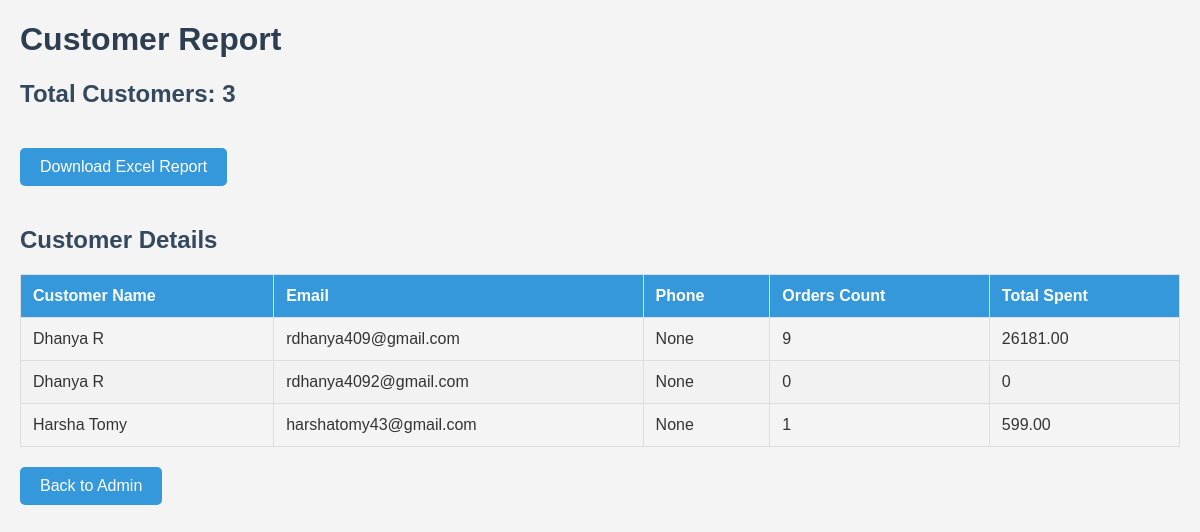
Page /customer_report/ on the committed database.
### kow_app/models.py (models this page shows, shortened)
class Customer(models.Model):
    user = models.OneToOneField(User, on_delete=models.CASCADE, null=True)
    first_name = models.CharField(max_length=100)
    last_name = models.CharField(max_length=100)
    email = models.EmailField(unique=True)
    phone = models.CharField(max_length=12, null=True)
    password = models.CharField(max_length=100)
    address = models.CharField(max_length=255, null=True, blank=True)

### kow_app/views.py (the view)
# urls.py: path('customer_report/', customer_report, name='customer_report'),
def customer_report(request):
    if request.GET.get('download') == 'true':
        return download_customer_report()
    customers = Customer.objects.all()
    customer_data = []
    for customer in customers:
        orders = Order.objects.filter(customer=customer)
        customer_data.append({
            'customer': customer,
            'order_count': orders.count(),
            'total_spent': sum(order.total_amount for order in orders),
        })
    context = {
        'customers': customer_data,
        'total_customers': customers.count(),
    }
    return render(request, 'customer_report.html', context)

### kow_app/context_processors.py (called while the page is built)
def counter(request):
    item_count = 0
    if 'admin' in request.path:
        return {}
    else:
        try:
            cart = Cart.objects.filter(cart_id=_cart_id(request))
            cart_items = CartItem.objects.all().filter(cart=cart[:1])
            for cart_item in cart_items:
                item_count += cart_item.quantity
        except Cart.DoesNotExist:
            item_count = 0
    return dict(item_count=item_count)

def menu_links(request):
    links = Category.objects.all()
    return dict(links=links)

### seller/context_processors.py (called while the page is built)
def seller_processor(request):
    try:
        seller = request.user.seller
        notifications = SellerNotification.objects.filter(receiver=seller.user)
        notification_count = SellerNotification.objects.count()
        context = {
            'seller': seller,
            'notifications': notifications,
            'notification_count': notification_count,
        }
        return context
    except:
        return {'seller': 'Not a Seller'}

### templates/customer_report.html (shortened to what this page needs)
<!DOCTYPE html>
<html lang="en">
<head>
</head>
<body>
    <h1>Customer Report</h1>
    <h2>Total Customers: {{ total_customers }}</h2>
    <a href="{% url 'customer_report' %}?download=true" class="btn">Download Excel Report</a>
    <h2>Customer Details</h2>
    <table>
        <thead>
            <tr>
                <th>Customer Name</th>
                <th>Email</th>
                <th>Phone</th>
                <th>Orders Count</th>
                <th>Total Spent</th>
            </tr>
        </thead>
        <tbody>
            {% for data in customers %}
            <tr>
                <td data-label="Customer Name">{{ data.customer.first_name }} {{ data.customer.last_name }}</td>
                <td data-label="Email">{{ data.customer.email }}</td>
                <td data-label="Phone">{{ data.customer.phone }}</td>
                <td data-label="Orders Count">{{ data.order_count }}</td>
                <td data-label="Total Spent">{{ data.total_spent }}</td>
            </tr>
            {% empty %}
            <tr>
                <td colspan="5">No customers found.</td>
            </tr>
            {% endfor %}
        </tbody>
    </table>
    <div class="back-to-admin">
        <a href="http://127.0.0.1:8000/admin/" class="btn btn-dark btn-sm custom_black_button">Back to Admin</a>
    </div>
</body>
</html>

### templates/customer_report.html (style rules this page uses)
body { font-family: Arial, sans-serif; margin: 20px; background-color: #f4f4f4; color: #333; }
h1 { color: #2c3e50; }
h2 { color: #34495e; }
.btn { display: inline-block; padding: 10px 20px; margin: 20px 0; background-color: #3498db; color: #fff; text-decoration: none; border-radius: 5px; transition: background-color 0.3s ease; }
table { width: 100%; border-collapse: collapse; margin-top: 20px; }
th, td { padding: 12px; text-align: left; border: 1px solid #ddd; }
th { background-color: #3498db; color: white; }
tr:nth-child(even) { background-color: #f2f2f2; }

### rows in the picture
Customer: customer.first_name "Dhanya", customer.last_name "R", customer.email "rdhanya409@gmail.com", customer.phone "None", order_count "9", total_spent "26181.00"
Customer: customer.first_name "Dhanya", customer.last_name "R", customer.email "rdhanya4092@gmail.com", customer.phone "None", order_count "0", total_spent "0"
Customer: customer.first_name "Harsha", customer.last_name "Tomy", customer.email "harshatomy43@gmail.com", customer.phone "None", order_count "1", total_spent "599.00"

### other values in the picture
{{ total_customers }} "3"
